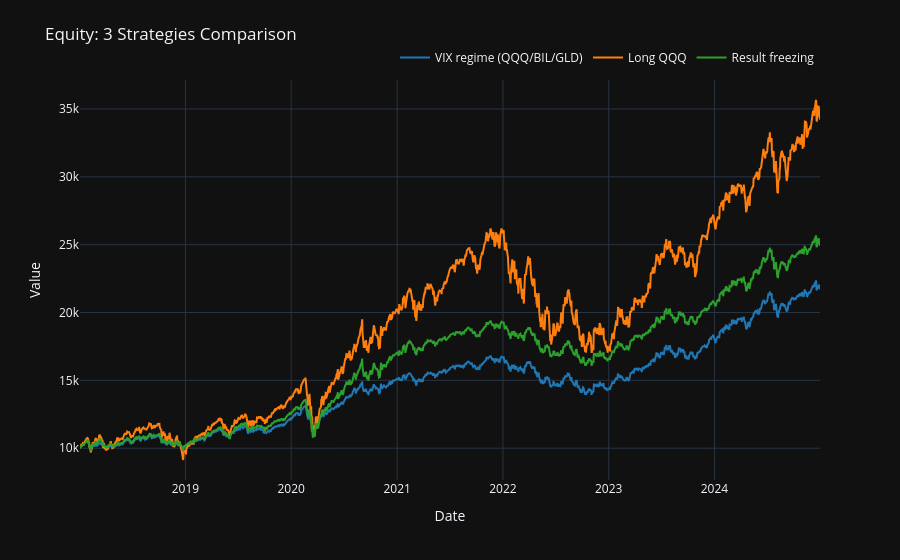

Notebook source saved alongside this figure:
### Code cell
# Interactive comparison chart
plot_strategy_comparison_interactive(
    result_vix_regime,
    result_qqq_only,
    result_vix_freezing,
    names=[
        "VIX regime (QQQ/BIL/GLD)",
        "Long QQQ",
        "Result freezing",
    ]
)

### Figure 1 — Plotly figure (JSON) as saved in the notebook; plotly's stock layout.template omitted (floating-point values rounded to 4 significant figures; data arrays with more than 128 entries replaced by an {"elided": "..."} marker saying what was removed)
{"data": [{"hovertemplate": "Date: %{x|%Y-%m-%d}<br>VIX regime (QQQ/BIL/GLD): %{y:,.2f}<extra></extra>", "line": {"color": "#1f77b4", "width": 2}, "mode": "lines", "name": "VIX regime (QQQ/BIL/GLD)", "x": {"elided": "1760 str values"}, "y": {"elided": "1760 float values"}, "type": "scatter"}, {"hovertemplate": "Date: %{x|%Y-%m-%d}<br>Long QQQ: %{y:,.2f}<extra></extra>", "line": {"color": "#ff7f0e", "width": 2}, "mode": "lines", "name": "Long QQQ", "x": {"elided": "1760 str values"}, "y": {"elided": "1760 float values"}, "type": "scatter"}, {"hovertemplate": "Date: %{x|%Y-%m-%d}<br>Result freezing: %{y:,.2f}<extra></extra>", "line": {"color": "#2ca02c", "width": 2}, "mode": "lines", "name": "Result freezing", "x": {"elided": "1760 str values"}, "y": {"elided": "1760 float values"}, "type": "scatter"}], "layout": {"legend": {"orientation": "h", "yanchor": "bottom", "y": 1.02, "xanchor": "right", "x": 1}, "margin": {"t": 80}, "title": {"text": "Equity: 3 Strategies Comparison"}, "xaxis": {"title": {"text": "Date"}}, "yaxis": {"title": {"text": "Value"}}, "hovermode": "closest"}}
